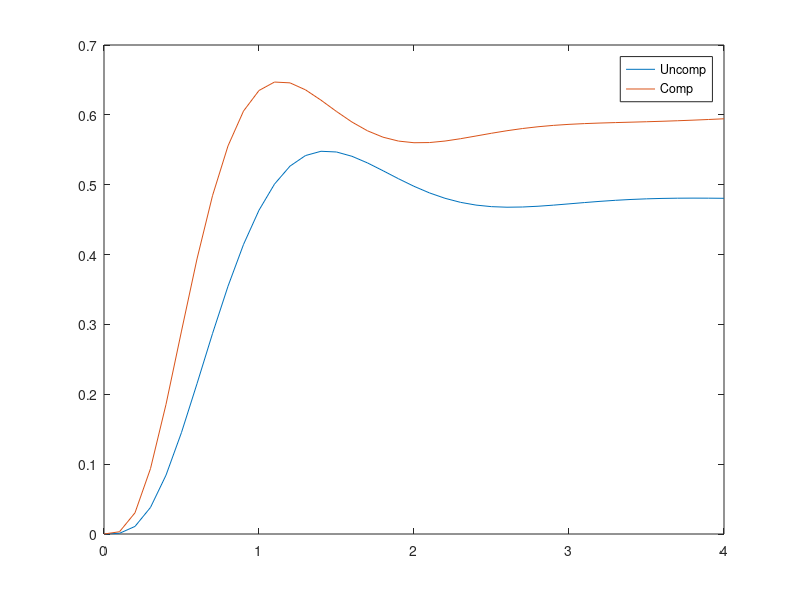

Source code (MATLAB):

G =zpk([], [-2 -4 -6 -8], 353.04)
Gc = zpk([-5 -0.0478], [-2 -4 -6 -8 -14.6 -0.001], 1367)
time = 0:0.1:4;
Ts_uncompensated = feedback(G, 1);
Ts_compensated = feedback(Gc,1);
s= pole(Ts_uncompensated)
sc= pole(Ts_compensated)


[Y1, T1] = step(Ts_uncompensated, time);
[Y2, T2] = step(Ts_compensated, time);
figure(3)
plot(T1,Y1,T2,Y2);
legend('Uncomp','Comp')